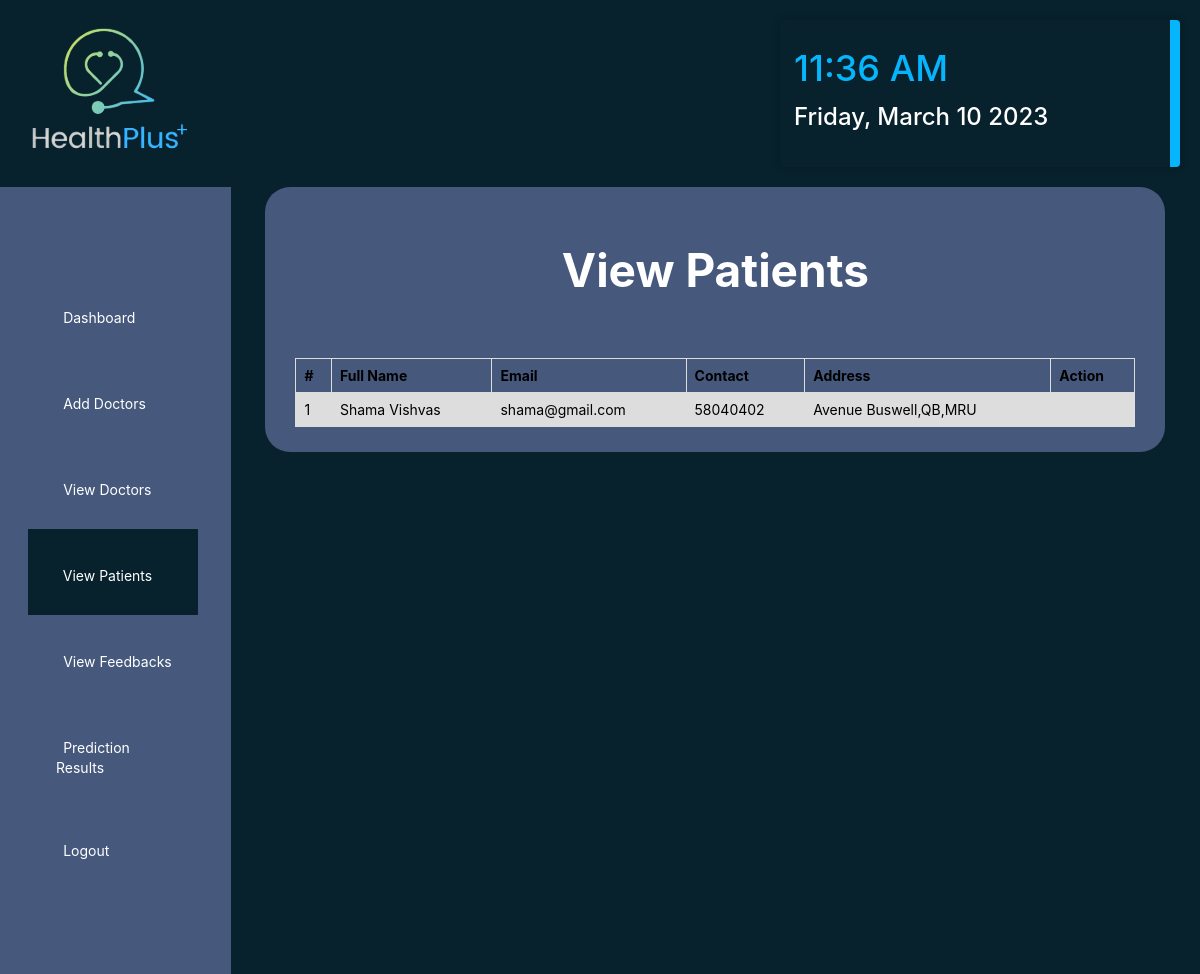
Page /admin_view_patient (signed in) on the earlier database version.
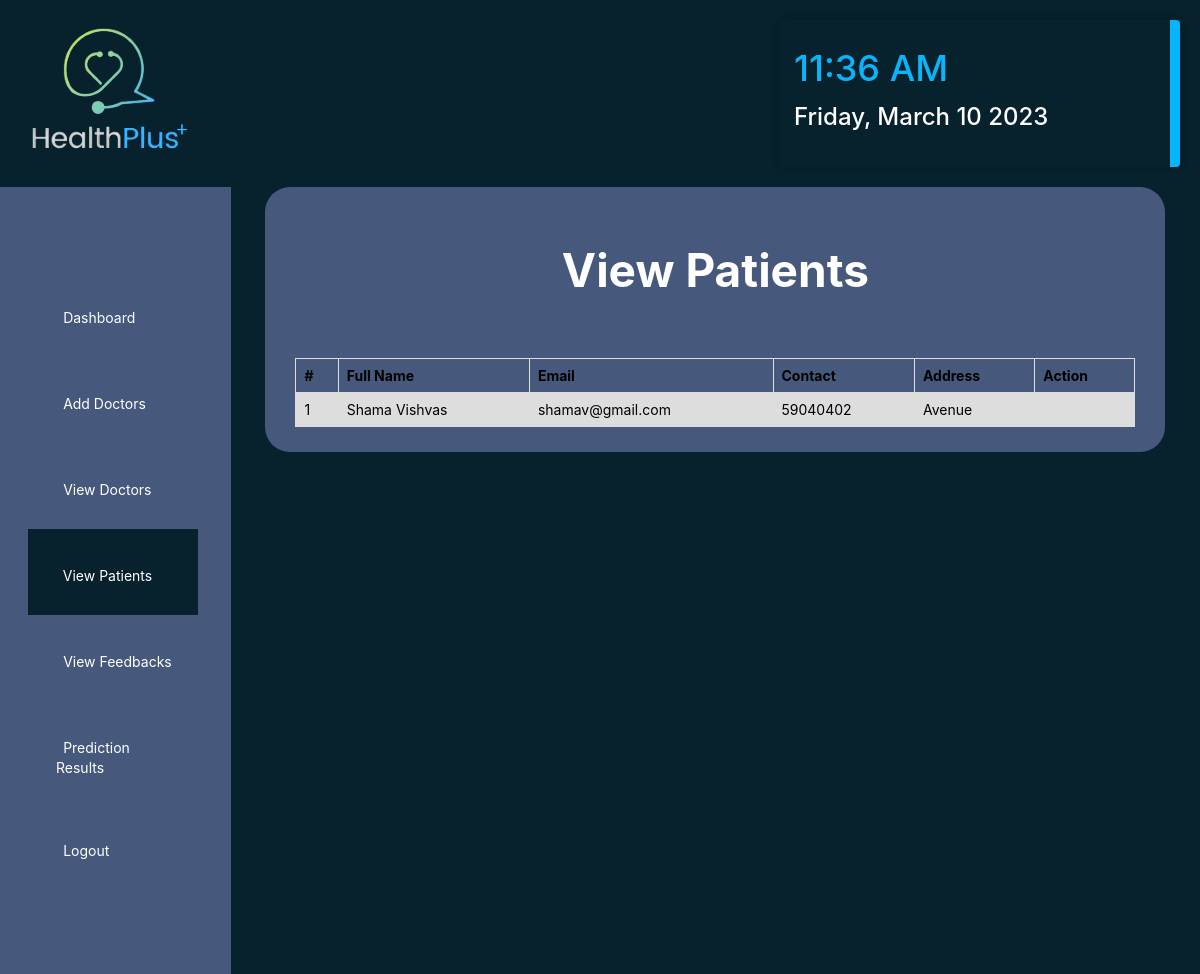
Same page on the later database version.
### healthApp/models.py (models this page shows, shortened)
class Patient(models.Model):
    user = models.OneToOneField(User, on_delete=models.CASCADE, null=True)
    contact = models.CharField(max_length=100, null=True)
    dob = models.DateField(null=True)
    address = models.CharField(max_length=100, null=True)
    image = models.ImageField(upload_to='media/', null=True, blank=True)

### healthApp/views.py (the view)
# urls.py: path('admin_view_patient', views.AdminViewPatientPage,
@login_required(login_url="login")
def AdminViewPatientPage(request):
    patients = Patient.objects.all()
    patient_dict = {'patients': patients}
    return render(request, 'Admin_ViewPatient.html', patient_dict)

### templates/Admin_ViewPatient.html (shortened to what this page needs)
<!DOCTYPE html>
<html lang="en">
    {% load static %}
    <head>
        <link rel="stylesheet" href="{% static 'css/styles.css' %}" type="text/css" media="all">
        <link rel="stylesheet" href="https://unicons.iconscout.com/release/v4.0.0/css/line.css">
        <link rel="stylesheet" href="https://cdnjs.cloudflare.com/ajax/libs/font-awesome/6.0.0-beta3/css/all.min.css"
 />
        <link rel="stylesheet" type="text/css" href="https://cdn.datatables.net/v/dt/jszip-2.5.0/dt-1.13.2/b-2.3.4/b-html5-2.3.4/b-print-2.3.4/datatables.min.css"/>
    </head>
    <body>
        <header class="row">
            <a href="{% url 'welcome' %}">
                <img src="{% static 'Images/Logo.png' %}" alt="">
            </a>
            <div class="dateTime">
                <div class="time"></div>
                <div class="date"></div>
            </div>
        </header>
        <div class="wrapper">
            <div class="sidebar">
                <ul>
                    <li><a href="{% url 'admin_dashboard' %}">
                            Dashboard</a></a></li>
                    <li><a href="{% url 'admin_add_doctor' %}"></i>Add Doctors</a></li>
                    <li><a href="{% url 'admin_view_doctor' %}"></i>View Doctors</a></li>
                    <li class="is-active"><a href="{% url 'admin_view_patient' %}"></i>View
                            Patients</a></li>
                    <li><a href="{% url 'admin_view_feedback' %}">View Feedbacks</a>
                    </li>
                    <li><a href="{% url 'admin_view_prediction' %}">Prediction Results</a>
                    </li>
                    <li><a href="{% url 'logout_user' %}">Logout</a></li>
                </ul>
            </div>
            <div class="historyContainer">
                <h1>
                    View Patients
                </h1>
                <div class="table-responsive">
                    <table id="myTable">
                        <thead>
                            <tr>
                                <th>#</th>
                                <th>Full Name</th>
                                <th>Email</th>
                                <th>Contact</th>
                                <th>Address</th>
                                <th>Action</th>
                            </tr>
                        </thead>
                        <tbody>
                            {% for i in patients%}
                            <tr>
                                <td>{{forloop.counter}}</td>
                                <td>{{i.user.first_name}} {{i.user.last_name}}</td>
                                <td>{{i.user.email}}</td>
                                <td>{{i.contact}}</td>
                                <td>{{i.address}}</td>
                                <td>
                                </td>
                            </tr>
                            {% endfor %}
                        </tbody>
                    </table>
                </div>
            </div>
        </div>
    </body>
</html>

Differences in the rows shown:
changed Patient "Shama": user.email "shama@gmail.com" → "shamav@gmail.com"; contact "58040402" → "59040402"; address "Avenue Buswell,QB,MRU" → "Avenue"
